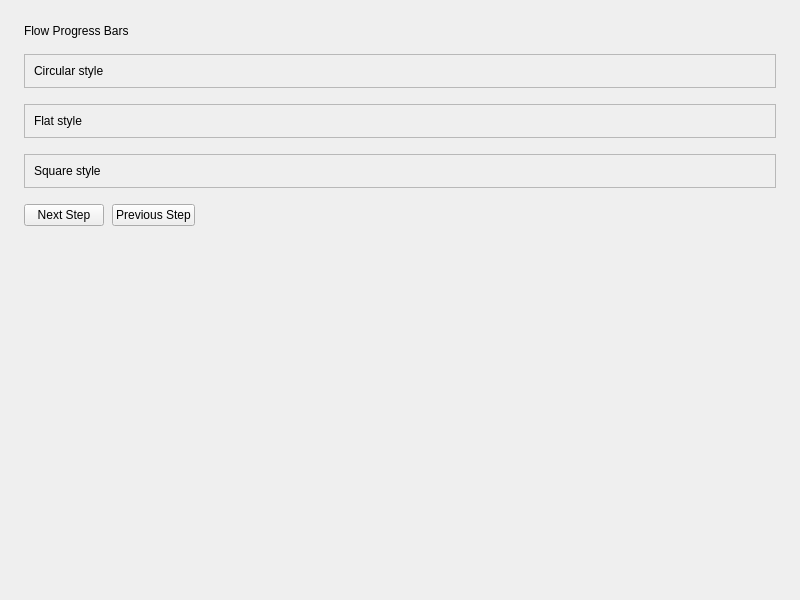
<?xml version="1.0" encoding="UTF-8"?>
<ui version="4.0">
 <class>MainWindow</class>
 <widget class="QMainWindow" name="MainWindow">
  <property name="geometry">
   <rect>
    <x>0</x>
    <y>0</y>
    <width>800</width>
    <height>600</height>
   </rect>
  </property>
  <property name="windowTitle">
   <string>QFlowProgressBar</string>
  </property>
  <widget class="QWidget" name="centralwidget">
   <layout class="QVBoxLayout" name="mainLayout">
    <property name="spacing">
     <number>16</number>
    </property>
    <property name="leftMargin">
     <number>24</number>
    </property>
    <property name="topMargin">
     <number>24</number>
    </property>
    <property name="rightMargin">
     <number>24</number>
    </property>
    <property name="bottomMargin">
     <number>24</number>
    </property>
    <item>
     <widget class="QLabel" name="titleLabel">
      <property name="text">
       <string>Flow Progress Bars</string>
      </property>
     </widget>
    </item>
    <item>
     <widget class="QFrame" name="circularCard">
      <property name="frameShape">
       <enum>QFrame::StyledPanel</enum>
      </property>
      <layout class="QVBoxLayout" name="circularCardLayout">
       <property name="spacing">
        <number>8</number>
       </property>
       <item>
        <widget class="QLabel" name="circularLabel">
         <property name="text">
          <string>Circular style</string>
         </property>
        </widget>
       </item>
       <item>
        <layout class="QVBoxLayout" name="circularHolder"/>
       </item>
      </layout>
     </widget>
    </item>
    <item>
     <widget class="QFrame" name="flatCard">
      <property name="frameShape">
       <enum>QFrame::StyledPanel</enum>
      </property>
      <layout class="QVBoxLayout" name="flatCardLayout">
       <property name="spacing">
        <number>8</number>
       </property>
       <item>
        <widget class="QLabel" name="flatLabel">
         <property name="text">
          <string>Flat style</string>
         </property>
        </widget>
       </item>
       <item>
        <layout class="QVBoxLayout" name="flatHolder"/>
       </item>
      </layout>
     </widget>
    </item>
    <item>
     <widget class="QFrame" name="squareCard">
      <property name="frameShape">
       <enum>QFrame::StyledPanel</enum>
      </property>
      <layout class="QVBoxLayout" name="squareCardLayout">
       <property name="spacing">
        <number>8</number>
       </property>
       <item>
        <widget class="QLabel" name="squareLabel">
         <property name="text">
          <string>Square style</string>
         </property>
        </widget>
       </item>
       <item>
        <layout class="QVBoxLayout" name="squareHolder"/>
       </item>
      </layout>
     </widget>
    </item>
    <item>
     <layout class="QHBoxLayout" name="buttonRow">
      <property name="spacing">
       <number>8</number>
      </property>
      <item>
       <widget class="QPushButton" name="nextButton">
        <property name="text">
         <string>Next Step</string>
        </property>
       </widget>
      </item>
      <item>
       <widget class="QPushButton" name="prevButton">
        <property name="text">
         <string>Previous Step</string>
        </property>
       </widget>
      </item>
      <item>
       <spacer name="buttonSpacer">
        <property name="orientation">
         <enum>Qt::Horizontal</enum>
        </property>
        <property name="sizeHint" stdset="0">
         <size>
          <width>10</width>
          <height>10</height>
         </size>
        </property>
       </spacer>
      </item>
     </layout>
    </item>
    <item>
     <spacer name="bottomSpacer">
      <property name="orientation">
       <enum>Qt::Vertical</enum>
      </property>
      <property name="sizeHint" stdset="0">
       <size>
        <width>10</width>
        <height>10</height>
       </size>
      </property>
     </spacer>
    </item>
   </layout>
  </widget>
 </widget>
 <customwidgets/>
 <resources/>
 <connections/>
</ui>
